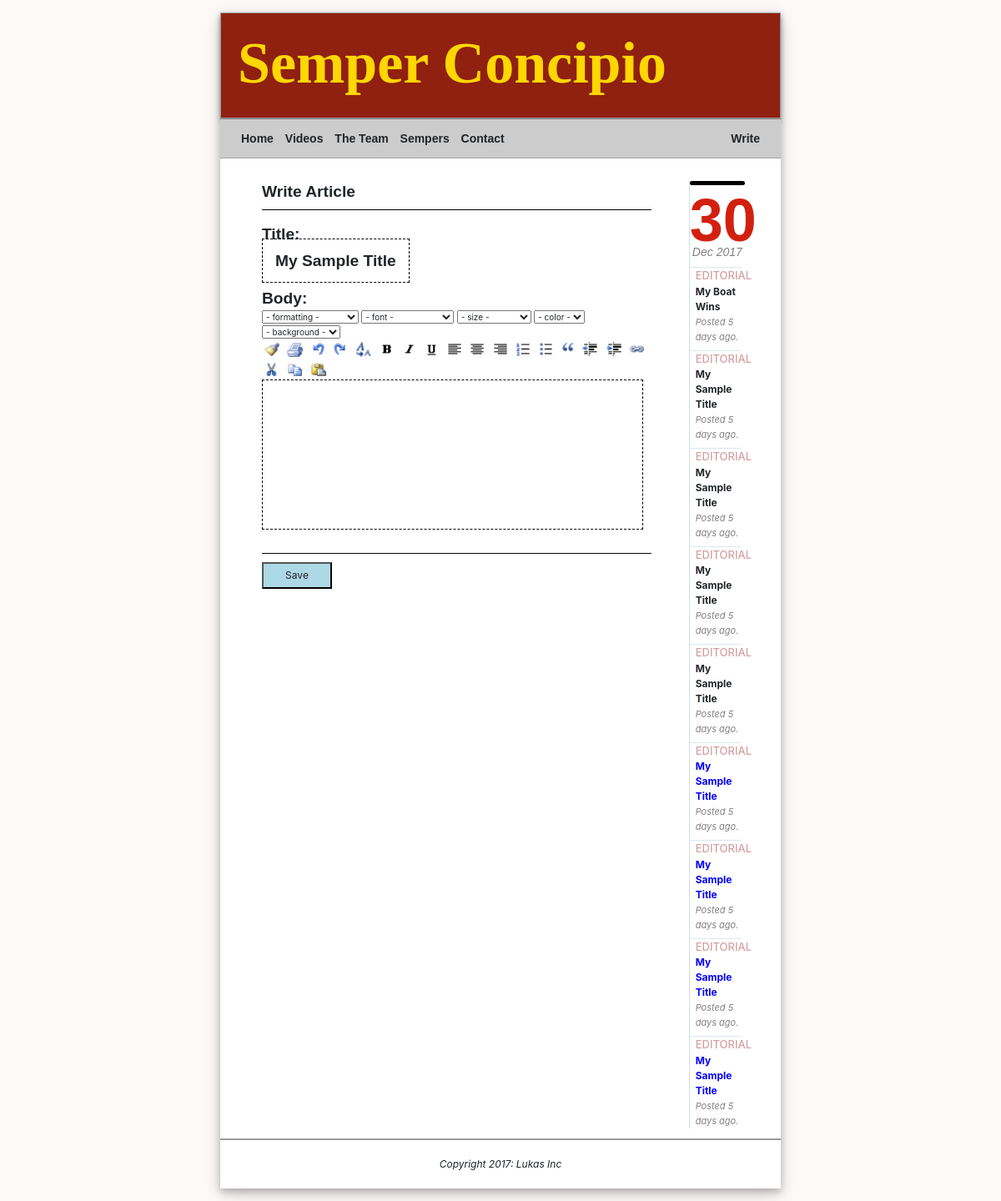
The app's page /write/, older data.
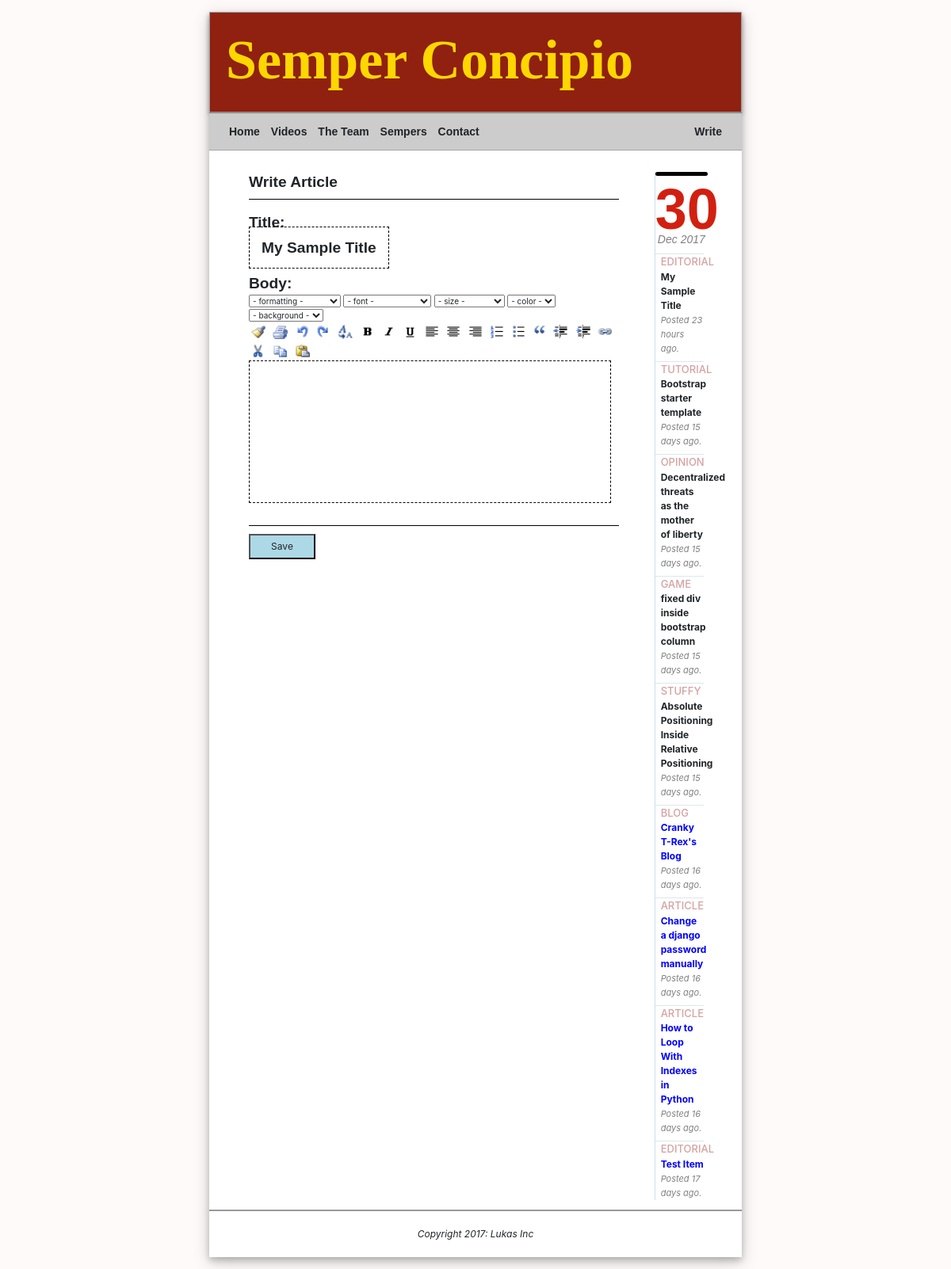
The same page, newer data.
### SemperNewsApp/models.py (models this page shows, shortened)
class NewsItem(models.Model):
    title = models.CharField(max_length=255)
    type = models.CharField(max_length=30)
    article = models.TextField()
    created_at = models.DateTimeField(auto_now_add=True)
    updated_at = models.DateTimeField(auto_now=True)
    thumbnail_path = models.CharField(max_length=255,default='')
    timeDiff = ''
    writer = models.ForeignKey(WriterItem,default=1)

### SemperNewsApp/views.py (the view)
# urls.py: url(r'^write/$', views.write,name='write'),
def write(request):
    newsItems = getCurrentNewsItems()
    return render(request, 'writearticle.html', {'currentDay' : timezone.now().strftime("%m"),
                                          'currentMonth' : timezone.now().strftime("%m"),
                                          'currentYear' : timezone.now().strftime("%m"),
                                          'newsItems' : newsItems,
                                          })

### SemperNewsApp/templates/writearticle.html (shortened to what this page needs)
{% extends "base.html" %}
{% load static %}
{% block content %}
<div style="width:100%;border-bottom:black 1px solid;">
    <h1 style="margin-bottom:10px;">Write Article</h1>
</div>
<br/>
<h1 style="margin-bottom:10px;">Title:</h1>
<h1><span contenteditable="true" id="write_articleheader" class="write_editable"
          style="padding-left:15px;padding-right:15px; ">My Sample Title</span></h1>
<br/>
<h1 style="margin-bottom:2px;">Body:</h1>
<div id="toolBar1">
    <select name = "menustuff" onchange="formatDoc('formatblock',this[this.selectedIndex].value);">
        <option value="dd" selected>- formatting -</option>
    </select>
    <select onchange="formatDoc('fontname',this[this.selectedIndex].value);">
        <option class="heading" selected>- font -</option>
    </select>
    <select onchange="formatDoc('fontsize',this[this.selectedIndex].value);">
        <option class="heading" selected>- size -</option>
    </select>
    <select onchange="formatDoc('forecolor',this[this.selectedIndex].value);">
        <option class="heading" selected>- color -</option>
    </select>
    <select onchange="formatDoc('backcolor',this[this.selectedIndex].value);">
        <option class="heading" selected>- background -</option>
    </select>
</div>
<div id="toolBar2">
    <img class="intLink" title="Clean" onclick="if(validateMode()&&confirm('Are you sure?')){oDoc.innerHTML=sDefTxt};"
/>
    <img class="intLink" title="Print" onclick="printDoc();"
>
    <img class="intLink" title="Undo" onclick="formatDoc('undo');"
/>
    <img class="intLink" title="Redo" onclick="formatDoc('redo');"
/>
    <img class="intLink" title="Remove formatting" onclick="formatDoc('removeFormat')"
>
    <img class="intLink" title="Bold" onclick="formatDoc('bold');"
/>
    <img class="intLink" title="Italic" onclick="formatDoc('italic');"
/>
    <img class="intLink" title="Underline" onclick="formatDoc('underline');"
/>
    <img class="intLink" title="Left align" onclick="formatDoc('justifyleft');"
/>
    <img class="intLink" title="Center align" onclick="formatDoc('justifycenter');"
/>
    <img class="intLink" title="Right align" onclick="formatDoc('justifyright');"
/>
    <img class="intLink" title="Numbered list" onclick="formatDoc('insertorderedlist');"
/>
    <img class="intLink" title="Dotted list" onclick="formatDoc('insertunorderedlist');"
/>
    <img class="intLink" title="Quote" onclick="formatDoc('formatblock','blockquote');"
/>
    <img class="intLink" title="Delete indentation" onclick="formatDoc('outdent');"
/>
    <img class="intLink" title="Add indentation" onclick="formatDoc('indent');"
/>
    <img class="intLink" title="Hyperlink"
         onclick="var sLnk=prompt('Write the URL here','http:\/\/');if(sLnk&&sLnk!=''&&sLnk!='http://'){formatDoc('createlink',sLnk)}"
/>
    <img class="intLink" title="Cut" onclick="formatDoc('cut');"
/>
    <img class="intLink" title="Copy" onclick="formatDoc('copy');"
/>
    <img class="intLink" title="Paste" onclick="formatDoc('paste');"
/>
</div>
<div id="write_articlebody" class="write_editable" contenteditable="true">
</div>
<br>
<div style="width:100%;border-bottom:black 1px solid;margin-bottom:10px;">
</div>
<button id="savebutton" onclick="postArticle()">Save</button>
{% endblock %}

### SemperNewsApp/templates/base.html (shortened to what this page needs)
{% load static %}
<!DOCTYPE html>
<html>
<head lang="en">
    <link rel="stylesheet" href='{% static "css/bootstrap.min.css" %}'/>
    <link rel="stylesheet" href='{% static "css/bootstrap-grid.min.css" %}'/>
    <link rel="stylesheet" href='{% static "css/bootstrap-reboot.min.css" %}'/>
    <link rel="stylesheet" href='{% static "css/blockmodel.css" %}'/>
</head>
<body id="main_body" onload="ondocload();">
<div id="wrapper">
    <div class="container-fluid" id="main_page">
        <div class="row">
            <div class="col-12" id="menuwrapper">
                <header id="main_header">
                    <a href="{% url 'index' %}">
                        <h1 id="main_title">Semper Concipio</h1>
                    </a>
                </header>
                <nav id = "main_menu">
                    <ul style="width:100%">
                        <li>Home</li>
                        <li>Videos</li>
                        <li>The Team</li>
                        <li>Sempers</li>
                        <li>Contact</li>
                        <li style="float:right"><a href="{% url 'write' %}">Write</a></li>
                    </ul>
            </nav>
            </div>
        </div>
        <div class="row" style="margin-left:5px;margin-right:5px">
            <div class="col-xl-10 col-lg-10 col-md-12 col-12">
                <div class="container" style="margin-top:29px;margin-bottom:10px">
                    {% block content %}
                    {% endblock %}
                </div>
            </div>
            <div class="col-2 hidden-sm hidden-xs hidden-md">
                <aside id="newssummary">
                    <header>
                        <h1 id="newssummaryheader">{% now "d" %}</h1>
                        <p id="newssummarysubtitle">{% now "M" %} {% now "Y" %}</p>
                    </header>
                    <ul id="newssummarylist">
                        {% for newsItem in newsItems|slice:"0:5" %}
                        <li class="newssummarylistitem">
                            <a href="{% url 'article' newsItem.id %}">
                                <div>
                                    <span>{{ newsItem.type | upper }}</span><br/>
                                    <b>{{ newsItem.title }}</b><br/>
                                    <em>Posted {{ newsItem.timeDiff }} ago. </em><br/>
                                </div>
                            </a>
                        </li>
                        {% endfor %}
                        {% for newsItem in newsItems|slice:"6:10" %}
                        <li class="newssummarylistitem hidden_on_small" >
                            <a href="{% url 'article' newsItem.id %}">
                                <div>
                                    <span>{{ newsItem.type | upper }}</span><br/>
                                    <b>{{ newsItem.title }}</b><br/>
                                    <em>Posted {{ newsItem.timeDiff }} ago. </em><br/>
                                </div>
                            </a>
                        </li>
                        {% endfor %}
                    </ul>
                </aside>
            </div>
        </div>
        <div class="row">
            <div id="main_footer" class="col-12">
                <em> Copyright 2017: Lukas Inc</em>
            </div>
        </div>
    </div>
</div>
</body>
</html>

Row changes from the older to the newer data that the page shows:
removed NewsItem: type "EDITORIAL", title "My Boat Wins", timeDiff "5 days", shown under "30"
removed NewsItem: type "EDITORIAL", title "My Sample Title", timeDiff "5 days", shown under "30"
removed NewsItem: type "EDITORIAL", title "My Sample Title", timeDiff "5 days", shown under "30"
removed NewsItem: type "EDITORIAL", title "My Sample Title", timeDiff "5 days", shown under "30"
removed NewsItem: type "EDITORIAL", title "My Sample Title", timeDiff "5 days", shown under "30"
removed NewsItem: type "EDITORIAL", title "My Sample Title", timeDiff "5 days"
removed NewsItem: type "EDITORIAL", title "My Sample Title", timeDiff "5 days"
removed NewsItem: type "EDITORIAL", title "My Sample Title", timeDiff "5 days"
removed NewsItem: type "EDITORIAL", title "My Sample Title", timeDiff "5 days"
added NewsItem: type "EDITORIAL", title "My Sample Title", timeDiff "23 hours", shown under "30"
now on this page (row unchanged): NewsItem: type "TUTORIAL", title "Bootstrap starter template", timeDiff "15 days", shown under "30"
now on this page (row unchanged): NewsItem: type "OPINION", title "Decentralized threats as the mother of liberty", timeDiff "15 days", shown under "30"
now on this page (row unchanged): NewsItem: type "GAME", title "fixed div inside bootstrap column", timeDiff "15 days", shown under "30"
now on this page (row unchanged): NewsItem: type "STUFFY", title "Absolute Positioning Inside Relative Positioning", timeDiff "15 days", shown under "30"
now on this page (row unchanged): NewsItem: type "BLOG", title "Cranky T-Rex's Blog", timeDiff "16 days"
now on this page (row unchanged): NewsItem: type "ARTICLE", title "Change a django password manually", timeDiff "16 days"
now on this page (row unchanged): NewsItem: type "ARTICLE", title "How to Loop With Indexes in Python", timeDiff "16 days"
now on this page (row unchanged): NewsItem: type "EDITORIAL", title "Test Item", timeDiff "17 days"
